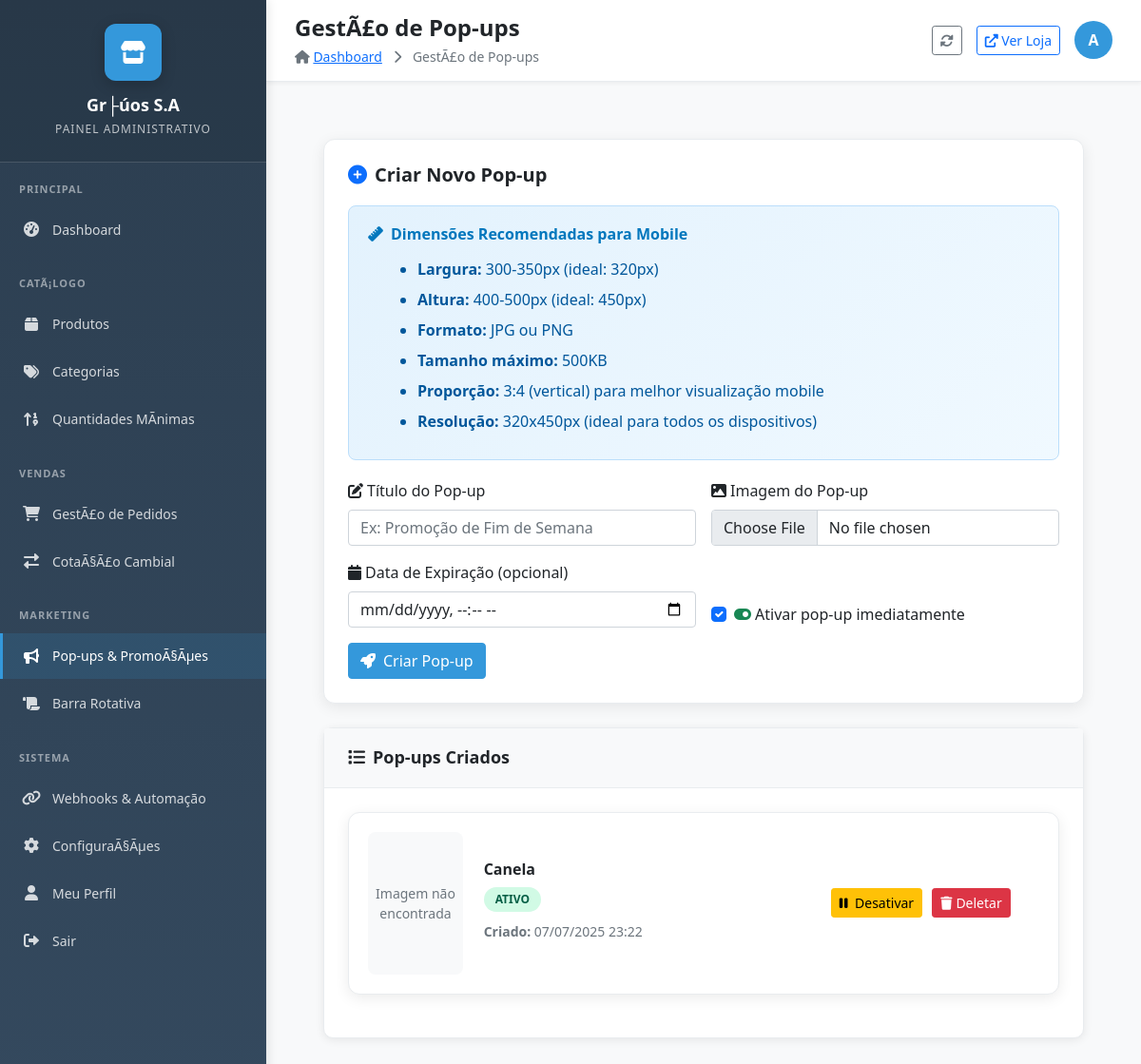
The page /admin/popup_manager.php (signed in) on the database its author committed.
### tables this page shows
CREATE TABLE `store_settings` (
  `id` int(11) NOT NULL AUTO_INCREMENT,
  `store_name` varchar(255) NOT NULL,
  `store_description` text DEFAULT NULL,
  `whatsapp_number` varchar(50) DEFAULT NULL,
  `shipping_rate` decimal(10,2) NOT NULL DEFAULT 1500.00,
  `address` text DEFAULT NULL,
  `business_hours` text DEFAULT NULL,
  `logo_url` varchar(255) DEFAULT NULL,
  `social_facebook` varchar(255) DEFAULT NULL,
  `social_instagram` varchar(255) DEFAULT NULL,
  `social_twitter` varchar(255) DEFAULT NULL,
  `updated_at` timestamp NOT NULL DEFAULT current_timestamp() ON UPDATE current_timestamp(),
  `contact_seller_text` varchar(255) DEFAULT 'Consultar con el vendedor' COMMENT 'Texto em espanhol para produtos sem pre├ºo',
  `default_min_quantity` int(11) DEFAULT 10 COMMENT 'Quantidade m├¡nima padr├úo para novos produtos',
  `hide_retail_price` tinyint(1) DEFAULT 0 COMMENT 'Se 1, remove pre├ºo de varejo do sistema',
  `enable_shipping` tinyint(1) DEFAULT 1 COMMENT 'Se 1 calcula frete, se 0 n├úo mostra frete',
  `shipping_control_text` varchar(255) DEFAULT 'Frete calculado automaticamente' COMMENT 'Texto explicativo para o frete',
  `enable_global_minimums` tinyint(1) DEFAULT 1 COMMENT 'Se 1 respeita m├¡nimos dos produtos, se 0 ignora todos os m├¡nimos',
  `minimum_explanation_text` varchar(255) DEFAULT 'Vendemos somente no m├¡nimo especificado' COMMENT 'Texto explicativo para m├¡nimos',
  PRIMARY KEY (`id`),
  KEY `idx_store_shipping_enabled` (`enable_shipping`),
  KEY `idx_store_minimums_enabled` (`enable_global_minimums`)
);

CREATE TABLE `promotional_popup` (
  `id` int(11) NOT NULL AUTO_INCREMENT,
  `title` varchar(255) NOT NULL,
  `image_url` varchar(500) NOT NULL,
  `is_active` tinyint(1) DEFAULT 1,
  `start_date` datetime DEFAULT current_timestamp(),
  `end_date` datetime DEFAULT NULL,
  `created_at` timestamp NOT NULL DEFAULT current_timestamp(),
  `updated_at` timestamp NOT NULL DEFAULT current_timestamp() ON UPDATE current_timestamp(),
  PRIMARY KEY (`id`)
);

### admin/popup_manager.php (the view, shortened to what this page needs)
<?php
require_once '../includes/db_connect.php';
$create_table = "CREATE TABLE IF NOT EXISTS promotional_popup (
    id INT AUTO_INCREMENT PRIMARY KEY,
    title VARCHAR(255) NOT NULL,
    image_url VARCHAR(500) NOT NULL,
    is_active BOOLEAN DEFAULT 1,
    start_date DATETIME DEFAULT CURRENT_TIMESTAMP,
    end_date DATETIME NULL,
    created_at TIMESTAMP DEFAULT CURRENT_TIMESTAMP,
    updated_at TIMESTAMP DEFAULT CURRENT_TIMESTAMP ON UPDATE CURRENT_TIMESTAMP
)";
$conn->query($create_table);
$popups = $conn->query("SELECT * FROM promotional_popup ORDER BY created_at DESC");
include 'includes/admin_layout.php';
?>
<div class="admin-content">
    <div class="popup-form-section">
        <h5><i class="fas fa-plus-circle me-2 text-primary"></i>Criar Novo Pop-up</h5>
        <div class="dimensions-info">
            <h6><i class="fas fa-ruler me-2"></i>Dimensões Recomendadas para Mobile</h6>
            <ul>
                <li><strong>Largura:</strong> 300-350px (ideal: 320px)</li>
                <li><strong>Altura:</strong> 400-500px (ideal: 450px)</li>
                <li><strong>Formato:</strong> JPG ou PNG</li>
                <li><strong>Tamanho máximo:</strong> 500KB</li>
                <li><strong>Proporção:</strong> 3:4 (vertical) para melhor visualização mobile</li>
                <li><strong>Resolução:</strong> 320x450px (ideal para todos os dispositivos)</li>
            </ul>
        </div>
        <form method="POST" enctype="multipart/form-data" class="row g-3">
            <div class="col-md-6">
                <label class="form-label"><i class="fas fa-edit me-1"></i>Título do Pop-up</label>
                <input type="text" class="form-control" name="title" required placeholder="Ex: Promoção de Fim de Semana">
            </div>
            <div class="col-md-6">
                <label class="form-label"><i class="fas fa-image me-1"></i>Imagem do Pop-up</label>
                <input type="file" class="form-control" name="popup_image" accept="image/*" required>
            </div>
            <div class="col-md-6">
                <label class="form-label"><i class="fas fa-calendar me-1"></i>Data de Expiração (opcional)</label>
                <input type="datetime-local" class="form-control" name="end_date">
            </div>
            <div class="col-md-6 d-flex align-items-end">
                <div class="form-check">
                    <input type="checkbox" class="form-check-input" name="is_active" id="is_active" checked>
                    <label class="form-check-label" for="is_active">
                        <i class="fas fa-toggle-on me-1 text-success"></i>Ativar pop-up imediatamente
                    </label>
                </div>
            </div>
            <div class="col-12">
                <button type="submit" class="btn btn-admin-primary">
                    <i class="fas fa-rocket me-2"></i>Criar Pop-up
                </button>
            </div>
        </form>
    </div>
    <div class="admin-card">
        <div class="card-header">
            <h5 class="card-title"><i class="fas fa-list me-2"></i>Pop-ups Criados</h5>
        </div>
        <div class="card-body">
            <?php if ($popups && $popups->num_rows > 0): ?>
                <?php while ($popup = $popups->fetch_assoc()): ?>
                    <div class="popup-item">
                        <div class="row align-items-center">
                            <div class="col-md-2 text-center">
                                <div class="popup-preview mx-auto">
                                    <?php if (file_exists('../' . $popup['image_url'])): ?>
                                        <img src="../<?= $popup['image_url'] ?>" alt="<?= htmlspecialchars($popup['title']) ?>">
                                    <?php else: ?>
                                        <span class="text-muted small">Imagem não encontrada</span>
                                    <?php endif; ?>
                                </div>
                            </div>
                            <div class="col-md-6">
                                <div class="popup-info">
                                    <h6><?= htmlspecialchars($popup['title']) ?></h6>
                                    <span class="status-badge <?= $popup['is_active'] ? 'active' : 'inactive' ?>">
                                        <?= $popup['is_active'] ? 'Ativo' : 'Inativo' ?>
                                    </span>
                                    <div class="popup-meta">
                                        <p class="mb-1"><strong>Criado:</strong> <?= date('d/m/Y H:i', strtotime($popup['created_at'])) ?></p>
                                    </div>
                                </div>
                            </div>
                            <div class="col-md-4 text-end">
                                <div class="popup-actions">
                                    <form method="POST" class="d-inline">
                                        <button type="submit" class="btn btn-sm <?= $popup['is_active'] ? 'btn-warning' : 'btn-success' ?>">
                                            <i class="fas <?= $popup['is_active'] ? 'fa-pause' : 'fa-play' ?> me-1"></i>
                                            <?= $popup['is_active'] ? 'Desativar' : 'Ativar' ?>
                                        </button>
                                    </form>
                                    <form method="POST" class="d-inline" onsubmit="return confirm('Tem certeza que deseja deletar este pop-up?')">
                                        <button type="submit" class="btn btn-sm btn-danger">
                                            <i class="fas fa-trash me-1"></i>Deletar
                                        </button>
                                    </form>
                                </div>
                            </div>
                        </div>
                    </div>
                <?php endwhile; ?>
            <?php endif; ?>
        </div>
    </div>
</div>
<?php include 'includes/footer.php'; ?>

### admin/includes/admin_layout.php (shortened to what this page needs)
<?php
if (!isset($store)) {
    require_once '../includes/db_connect.php';
    $store_query = "SELECT * FROM store_settings WHERE id = 1";
    $store_result = $conn->query($store_query);
    $store = $store_result->fetch_assoc();
}
$current_page = basename($_SERVER['PHP_SELF']);
$page_title = 'Painel Administrativo';
$page_titles = [
    'dashboard.php' => 'Dashboard',
    'produtos.php' => 'GestÃ£o de Produtos',
    'produto_adicionar.php' => 'Adicionar Produto',
    'produto_editar.php' => 'Editar Produto',
    'categorias.php' => 'GestÃ£o de Categorias',
    'categoria_adicionar.php' => 'Adicionar Categoria',
    'categoria_editar.php' => 'Editar Categoria',
    'pedidos.php' => 'GestÃ£o de Pedidos',
    'pedidos_melhorado.php' => 'GestÃ£o AvanÃ§ada de Pedidos',
    'pedido_detalhes.php' => 'Detalhes do Pedido',
    'cotacao.php' => 'GestÃ£o de CotaÃ§Ã£o',
    'configuracoes.php' => 'ConfiguraÃ§Ãµes da Loja',
    'perfil.php' => 'Perfil do Administrador',
    'popup_manager.php' => 'GestÃ£o de Pop-ups',
    'barra_rotativa.php' => 'Barra Rotativa',
    'gestao_quantidades_minimas.php' => 'GestÃ£o de Quantidades MÃ­nimas'
];
if (isset($page_titles[$current_page])) {
    $page_title = $page_titles[$current_page];
}
?>
<!DOCTYPE html>
<html lang="pt-BR">
<head>
    <link href="https://cdn.jsdelivr.net/npm/bootstrap@5.1.3/dist/css/bootstrap.min.css" rel="stylesheet">
    <link rel="stylesheet" href="https://cdnjs.cloudflare.com/ajax/libs/font-awesome/6.0.0/css/all.min.css">
</head>
<body>
    <nav class="admin-sidebar">
        <div class="sidebar-brand">
            <div class="brand-logo">
                <i class="fas fa-store"></i>
            </div>
            <h1 class="brand-name"><?php echo htmlspecialchars($store['store_name']); ?></h1>
            <p class="brand-subtitle">Painel Administrativo</p>
        </div>
        <div class="admin-nav">
            <div class="nav-section">
                <div class="nav-section-title">Principal</div>
                <div class="nav-item">
                    <a href="dashboard.php" class="nav-link <?php echo $current_page === 'dashboard.php' ? 'active' : ''; ?>">
                        <span class="nav-icon"><i class="fas fa-tachometer-alt"></i></span>
                        <span class="nav-text">Dashboard</span>
                    </a>
                </div>
            </div>
            <div class="nav-section">
                <div class="nav-section-title">CatÃ¡logo</div>
                <div class="nav-item">
                    <a href="produtos.php" class="nav-link <?php echo in_array($current_page, ['produtos.php', 'produto_adicionar.php', 'produto_editar.php']) ? 'active' : ''; ?>">
                        <span class="nav-icon"><i class="fas fa-box"></i></span>
                        <span class="nav-text">Produtos</span>
                    </a>
                </div>
                <div class="nav-item">
                    <a href="categorias.php" class="nav-link <?php echo in_array($current_page, ['categorias.php', 'categoria_adicionar.php', 'categoria_editar.php']) ? 'active' : ''; ?>">
                        <span class="nav-icon"><i class="fas fa-tags"></i></span>
                        <span class="nav-text">Categorias</span>
                    </a>
                </div>
                <div class="nav-item">
                    <a href="gestao_quantidades_minimas.php" class="nav-link <?php echo $current_page === 'gestao_quantidades_minimas.php' ? 'active' : ''; ?>">
                        <span class="nav-icon"><i class="fas fa-sort-numeric-up"></i></span>
                        <span class="nav-text">Quantidades MÃ­nimas</span>
                    </a>
                </div>
            </div>
            <div class="nav-section">
                <div class="nav-section-title">Vendas</div>
                <div class="nav-item">
                    <a href="pedidos.php" class="nav-link <?php echo $current_page === 'pedidos.php' ? 'active' : ''; ?>">
                        <span class="nav-icon"><i class="fas fa-shopping-cart"></i></span>
                        <span class="nav-text">GestÃ£o de Pedidos</span>
                    </a>
                </div>
                <div class="nav-item">
                    <a href="cotacao.php" class="nav-link <?php echo $current_page === 'cotacao.php' ? 'active' : ''; ?>">
                        <span class="nav-icon"><i class="fas fa-exchange-alt"></i></span>
                        <span class="nav-text">CotaÃ§Ã£o Cambial</span>
                    </a>
                </div>
            </div>
            <div class="nav-section">
                <div class="nav-section-title">Marketing</div>
                <div class="nav-item">
                    <a href="popup_manager.php" class="nav-link <?php echo $current_page === 'popup_manager.php' ? 'active' : ''; ?>">
                        <span class="nav-icon"><i class="fas fa-bullhorn"></i></span>
                        <span class="nav-text">Pop-ups & PromoÃ§Ãµes</span>
                    </a>
                </div>
                <div class="nav-item">
                    <a href="barra_rotativa.php" class="nav-link <?php echo $current_page === 'barra_rotativa.php' ? 'active' : ''; ?>">
                        <span class="nav-icon"><i class="fas fa-scroll"></i></span>
                        <span class="nav-text">Barra Rotativa</span>
                    </a>
                </div>
            </div>
            <div class="nav-section">
                <div class="nav-section-title">Sistema</div>
                <div class="nav-item">
                    <a href="webhooks.php" class="nav-link <?php echo $current_page === 'webhooks.php' ? 'active' : ''; ?>">
                        <span class="nav-icon"><i class="fas fa-link"></i></span>
                        <span class="nav-text">Webhooks & Automação</span>
                    </a>
                </div>
                <div class="nav-item">
                    <a href="configuracoes.php" class="nav-link <?php echo $current_page === 'configuracoes.php' ? 'active' : ''; ?>">
                        <span class="nav-icon"><i class="fas fa-cog"></i></span>
                        <span class="nav-text">ConfiguraÃ§Ãµes</span>
                    </a>
                </div>
                <div class="nav-item">
                    <a href="perfil.php" class="nav-link <?php echo $current_page === 'perfil.php' ? 'active' : ''; ?>">
                        <span class="nav-icon"><i class="fas fa-user"></i></span>
                        <span class="nav-text">Meu Perfil</span>
                    </a>
                </div>
                <div class="nav-item">
                    <a href="logout.php" class="nav-link" onclick="return confirm('Tem certeza que deseja sair?')">
                        <span class="nav-icon"><i class="fas fa-sign-out-alt"></i></span>
                        <span class="nav-text">Sair</span>
                    </a>
                </div>
            </div>
        </div>
    </nav>
    <main class="admin-main">
        <header class="admin-header">
            <div class="header-content">
                <div class="page-header">
                    <h1 class="page-title"><?php echo $page_title; ?></h1>
                    <div class="page-breadcrumb">
                        <i class="fas fa-home"></i>
                        <a href="dashboard.php">Dashboard</a>
                        <?php if ($current_page !== 'dashboard.php'): ?>
                            <i class="fas fa-chevron-right mx-2"></i>
                            <span><?php echo $page_title; ?></span>
                        <?php endif; ?>
                    </div>
                </div>
                <div class="header-actions">
                    <button class="btn btn-outline-secondary btn-sm" onclick="location.reload()" title="Atualizar pÃ¡gina">
                        <i class="fas fa-sync-alt"></i>
                    </button>
                    <a href="../index.php" class="btn btn-outline-primary btn-sm" target="_blank" title="Ver loja">
                        <i class="fas fa-external-link-alt"></i> Ver Loja
                    </a>
                    <div class="user-menu">
                        <div class="user-avatar" title="<?php echo $_SESSION['admin_user'] ?? 'Admin'; ?>">
                            <?php echo strtoupper(substr($_SESSION['admin_user'] ?? 'A', 0, 1)); ?>
                        </div>
                    </div>
                </div>
            </div>
        </header>
        <div class="admin-content">

### rows shown on the page
store_settings: store_name "Gr├úos S.A"
promotional_popup: shows "Imagem não encontrada", title "Canela", is_active "ATIVO", created_at "07/07/2025 23:22"

### other values the page prints
$page_title "GestÃ£o de Pop-ups"
substr($_SESSION['admin_user'] ?? 'A', 0, 1) "A"
